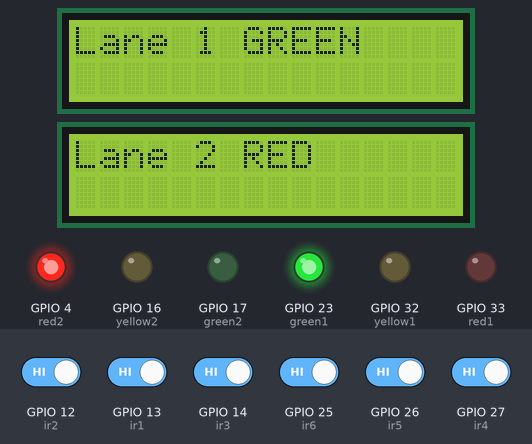
Recording of a sketch running on a simulated ESP32. Shown: 2 × 16×2 character LCD, output pins drawn as LEDs (lit = HIGH). Inputs (shaded band) come from the test bench; at power-on: GPIO 12 (ir2), GPIO 13 (ir1), GPIO 14 (ir3), GPIO 25 (ir6), GPIO 26 (ir5), GPIO 27 (ir4) HIGH. What the sketch prints to the serial monitor is not drawn.

Above: at 0.2 s.
At 7.2 s:
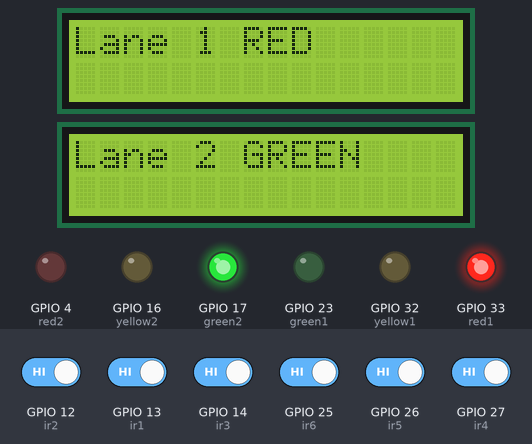
Timing chart, 0 to 128.1 s (numbered marks = the images above):
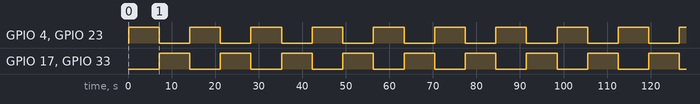

Measured:
- by itself, GPIO 4 (red2), GPIO 17 (green2), GPIO 23 (green1), GPIO 33 (red1): alternates HIGH for 7.0 s and LOW for 7.0 s

The sketch:

adaptive_traffic_control.ino
```cpp
#include <Wire.h>
#include <LiquidCrystal_I2C.h>

// LCD Displays
LiquidCrystal_I2C lcd1(0x27, 16, 2);
LiquidCrystal_I2C lcd2(0x26, 16, 2);

// IR Sensors - Lane 1
const int ir1 = 13;
const int ir2 = 12;
const int ir3 = 14;

// IR Sensors - Lane 2
const int ir4 = 27;
const int ir5 = 26;
const int ir6 = 25;

// Lane 1 LEDs
const int red1 = 33;
const int yellow1 = 32;
const int green1 = 23;

// Lane 2 LEDs
const int red2 = 4;
const int yellow2 = 16;
const int green2 = 17;

void setup() {
  Serial.begin(115200);

  pinMode(ir1, INPUT);
  pinMode(ir2, INPUT);
  pinMode(ir3, INPUT);
  pinMode(ir4, INPUT);
  pinMode(ir5, INPUT);
  pinMode(ir6, INPUT);

  pinMode(red1, OUTPUT);
  pinMode(yellow1, OUTPUT);
  pinMode(green1, OUTPUT);

  pinMode(red2, OUTPUT);
  pinMode(yellow2, OUTPUT);
  pinMode(green2, OUTPUT);

  lcd1.init();
  lcd1.backlight();

  lcd2.init();
  lcd2.backlight();
}

int getLane1Density() {
  int count = 0;
  if (digitalRead(ir1) == LOW) count++;
  if (digitalRead(ir2) == LOW) count++;
  if (digitalRead(ir3) == LOW) count++;
  return count;
}

int getLane2Density() {
  int count = 0;
  if (digitalRead(ir4) == LOW) count++;
  if (digitalRead(ir5) == LOW) count++;
  if (digitalRead(ir6) == LOW) count++;
  return count;
}

void lane1Green(int timeSec) {
  digitalWrite(green1, HIGH);
  digitalWrite(yellow1, LOW);
  digitalWrite(red1, LOW);

  digitalWrite(red2, HIGH);
  digitalWrite(yellow2, LOW);
  digitalWrite(green2, LOW);

  lcd1.clear();
  lcd1.setCursor(0, 0);
  lcd1.print("Lane 1 GREEN");

  lcd2.clear();
  lcd2.setCursor(0, 0);
  lcd2.print("Lane 2 RED");

  delay(timeSec * 1000);
}

void lane2Green(int timeSec) {
  digitalWrite(green2, HIGH);
  digitalWrite(yellow2, LOW);
  digitalWrite(red2, LOW);

  digitalWrite(red1, HIGH);
  digitalWrite(yellow1, LOW);
  digitalWrite(green1, LOW);

  lcd1.clear();
  lcd1.setCursor(0, 0);
  lcd1.print("Lane 1 RED");

  lcd2.clear();
  lcd2.setCursor(0, 0);
  lcd2.print("Lane 2 GREEN");

  delay(timeSec * 1000);
}

void loop() {
  int lane1 = getLane1Density();
  int lane2 = getLane2Density();

  Serial.print("Lane 1 Density: ");
  Serial.println(lane1);

  Serial.print("Lane 2 Density: ");
  Serial.println(lane2);

  if (lane1 > lane2) {
    lane1Green(10);
    lane2Green(5);
  }
  else if (lane2 > lane1) {
    lane2Green(10);
    lane1Green(5);
  }
  else {
    lane1Green(7);
    lane2Green(7);
  }
}
```
